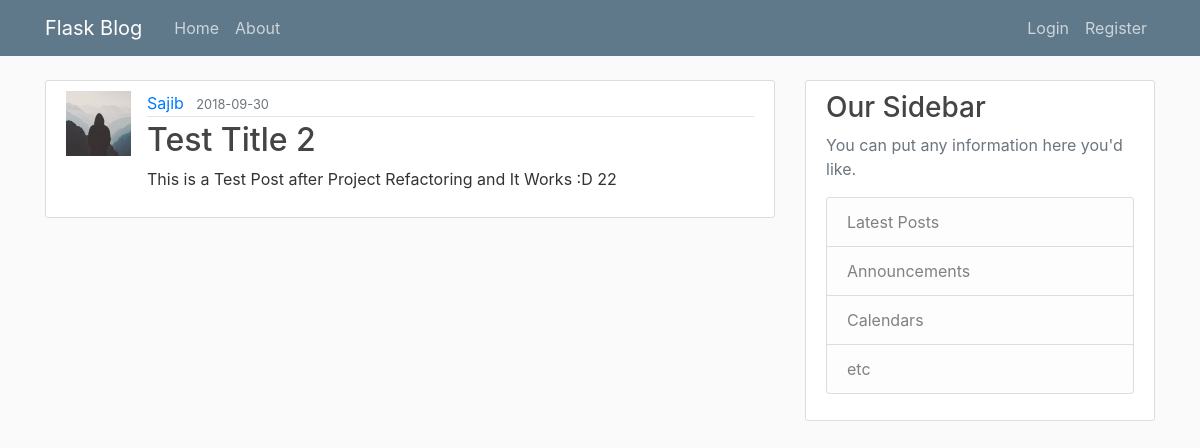
The app's page /post/19 with its own data.
### Demoapp/models.py (models this page shows, shortened)
class User(db.Model,UserMixin):
    id = db.Column(db.Integer,primary_key=True)
    username = db.Column(db.String(20),unique=True,nullable=False)
    email = db.Column(db.String(120),unique=True,nullable=False)
    image_file = db.Column(db.String(20),nullable=False,default='default.jpg')
    password = db.Column(db.String(60),nullable=False)
    post = db.relationship('Post',backref='author',lazy=True)

class Post(db.Model):
    id = db.Column(db.Integer,primary_key=True)
    title = db.Column(db.String(100),nullable=False)
    date_posted = db.Column(db.DateTime,nullable=False,default=datetime.utcnow)
    content = db.Column(db.Text,nullable=False)
    user_id = db.Column(db.Integer,db.ForeignKey('user.id'),nullable=False)

### Demoapp/posts/routes.py (the view)
@posts.route('/post/<int:post_id>')
def detail_post(post_id):
    post = Post.query.get_or_404(post_id)
    return render_template('detail_post.html',title=post.title,post=post)

### Demoapp/templates/detail_post.html (shortened to what this page needs)
{% extends "base.html" %}
{% block content %}
      <article class="media content-section">
        <img class="img-rounded article-img" src="{{ url_for('static',filename="profile_pics/" + post.author.image_file) }}" />
        <div class="media-body">
            <div class="article-metadata">
              <a class="mr-2" href="{{url_for('posts.user_posts',username=post.author.username)}}">{{ post.author.username }}</a>
              <small class="text-muted">{{ post.date_posted.strftime('%Y-%m-%d') }}</small>
            </div>
            <h2 class="article-title">{{ post.title }}</h2>
            <p class="article-content">{{ post.content }}</p>
        </div>
      </article>
{% endblock %}

### Demoapp/static/main.css (style rules this page uses)
body { background: #fafafa; color: #333333; margin-top: 5rem; }
h1, h2, h3, h4, h5, h6 { color: #444444; }
.content-section { background: #ffffff; padding: 10px 20px; border: 1px solid #dddddd; border-radius: 3px; margin-bottom: 20px; }
.article-title { color: #444444; }
.article-content { white-space: pre-line; }
.article-img { height: 65px; width: 65px; margin-right: 16px; }
.article-metadata { padding-bottom: 1px; margin-bottom: 4px; border-bottom: 1px solid #e3e3e3 }

### records on screen
User: image_file (placeholder picture), author.username "Sajib"
Post: date_posted "2018-09-30", title "Test Title 2", content "This is a Test Post after Project Refactoring and It Works :D 22"
